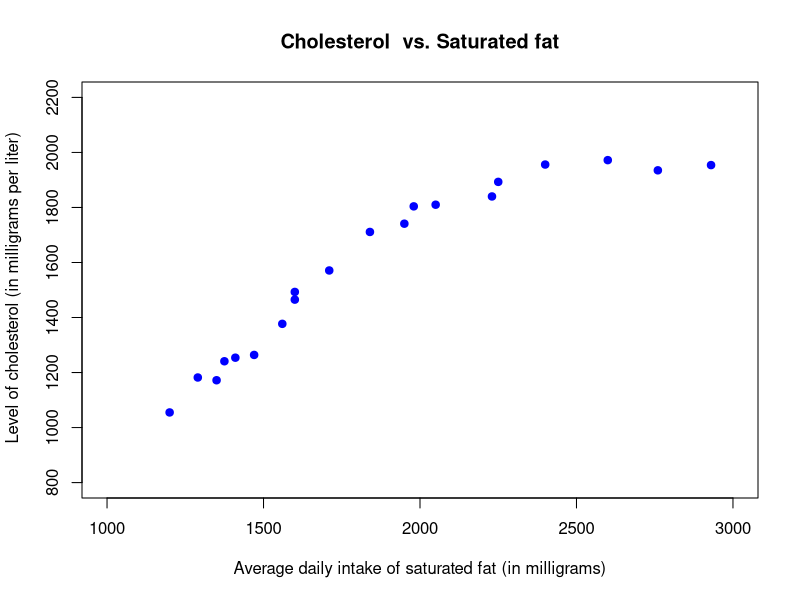
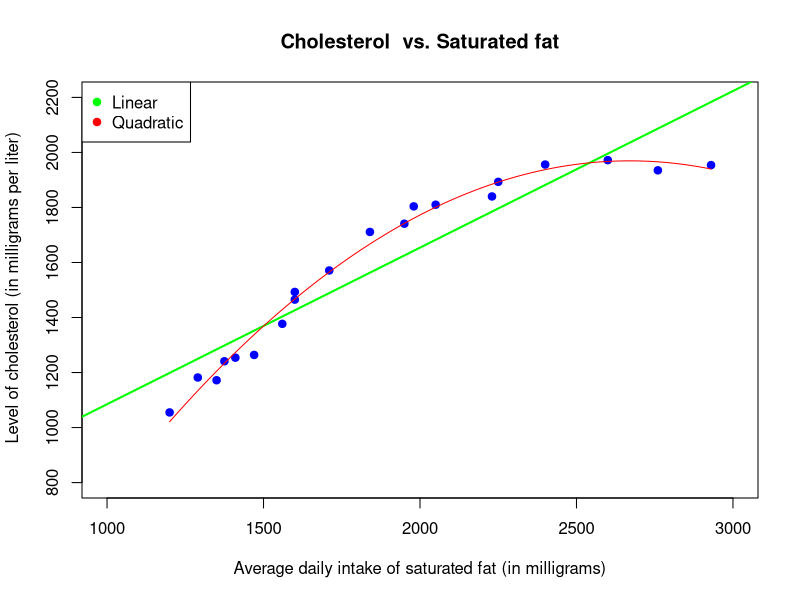
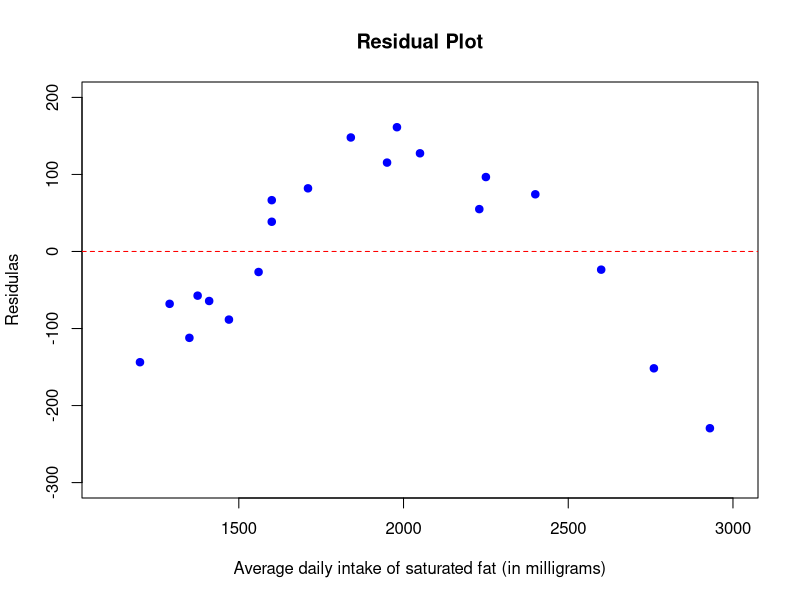
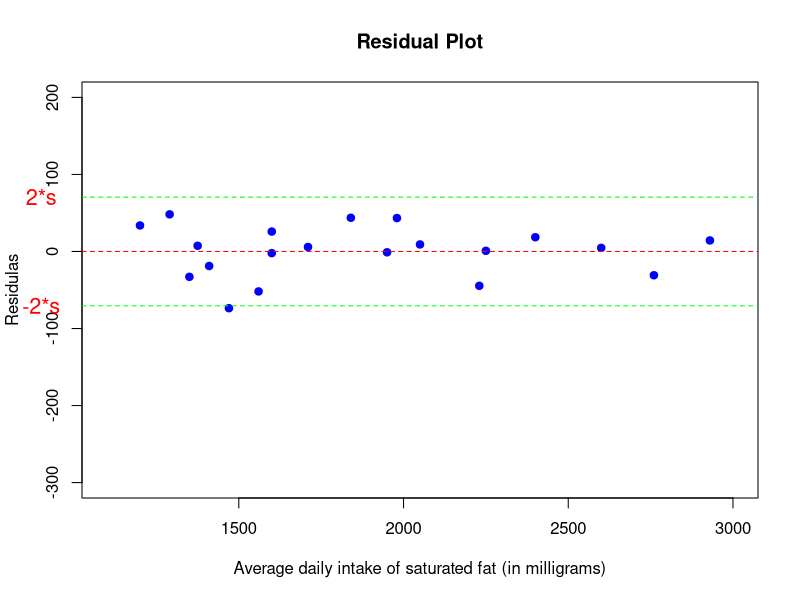
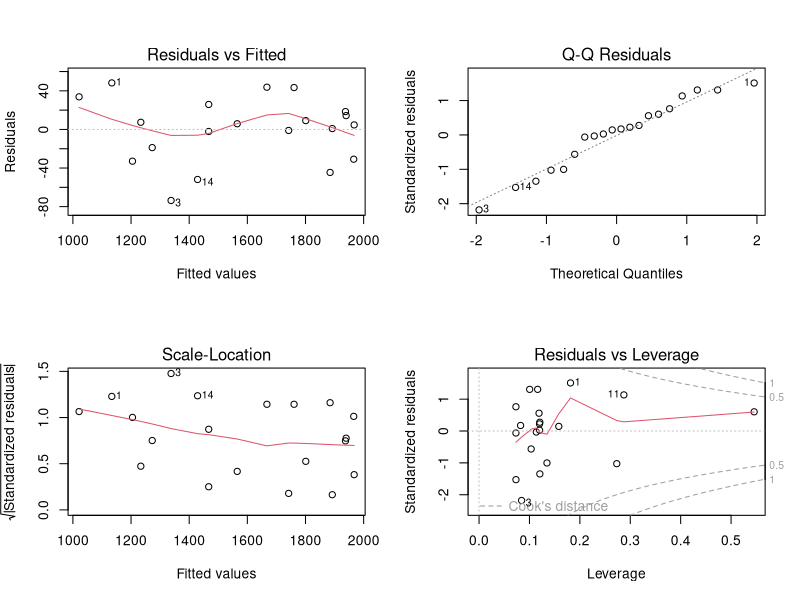
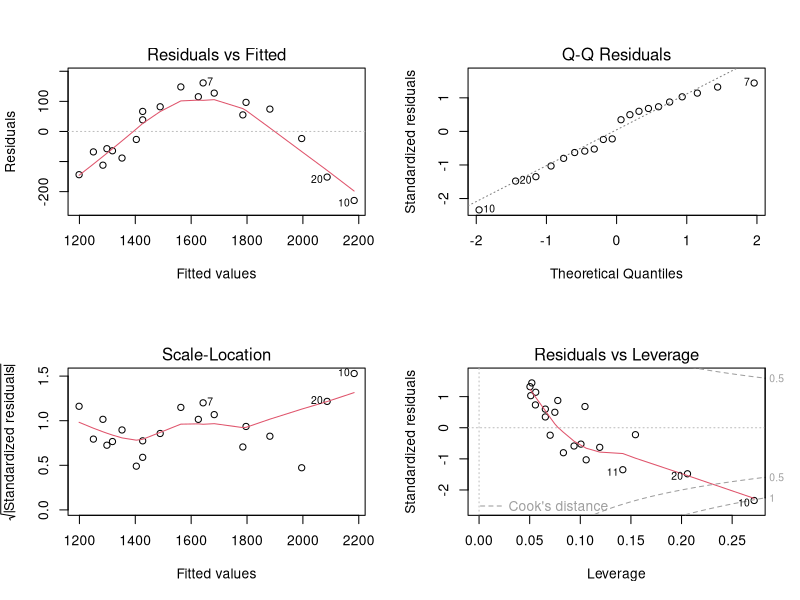
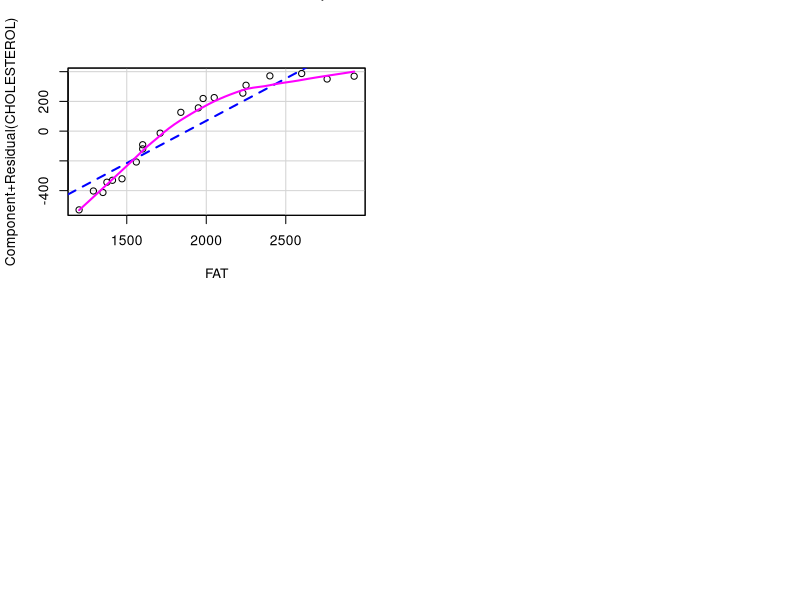
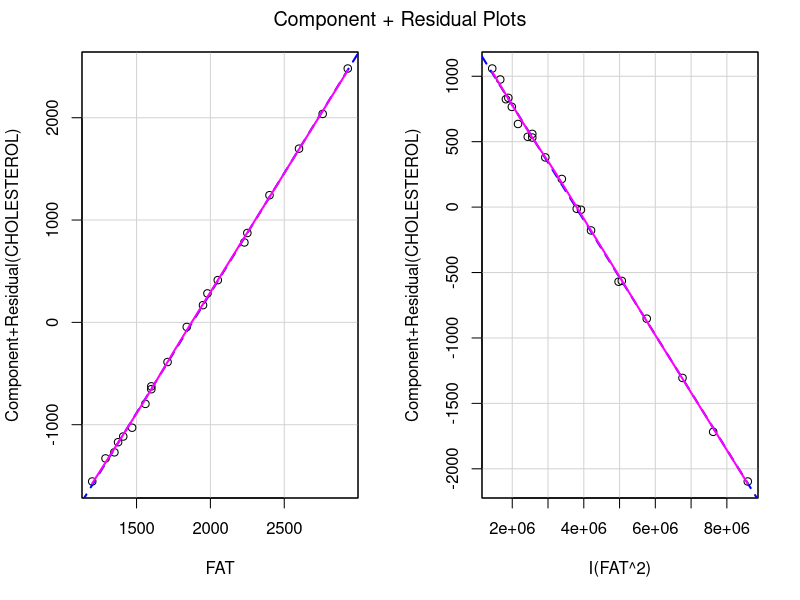

These charts were generated, in order, by the following R code:
## ---- chunk 1
knitr::opts_chunk$set(echo = TRUE)
## ---- chunk 2


OLYMPIC<-read.table("OLYMPIC.txt", header=TRUE)
attach(OLYMPIC)
head(OLYMPIC)

plot( x= FAT,y= CHOLESTEROL, main="Cholesterol  vs. Saturated fat",
      pch=19, col="blue",
      xlab = "Average daily intake of saturated fat (in milligrams)", 
      ylab = " Level of cholesterol (in milligrams per liter)",  ylim = c(800, 2200),  
      xlim = c(1000, 3000))
## ---- chunk 3
model1=lm(CHOLESTEROL~FAT,data = OLYMPIC)
summary(model1)
residuals(model1)
summary(residuals(model1))
anova(model1)

## ---- chunk 4

model2=lm(CHOLESTEROL~FAT + I(FAT^2),data = OLYMPIC)
summary(model2)
summary(residuals(model2))
anova(model2)

residuals(model2)
summary(residuals(model1))
## ---- chunk 5

plot( x= FAT,y= CHOLESTEROL, main="Cholesterol  vs. Saturated fat",
      pch=19, col="blue",
      xlab = "Average daily intake of saturated fat (in milligrams)", 
      ylab = " Level of cholesterol (in milligrams per liter)",  ylim = c(800, 2200),  
      xlim = c(1000, 3000))

abline(lm(CHOLESTEROL~FAT), col="Green", lty=1, lwd=2)
range(FAT)
QUAD<- seq(1200,2930,0.1)

lines(QUAD,predict(model2,newdata=data.frame(FAT=QUAD)),col="red")
legend("topleft", legend = c("Linear", "Quadratic"),pch=19, col = c("Green", "Red"))


## ---- chunk 6
##Residuals plot
plot(x=FAT, y=residuals(model1), 
     xlab = "Average daily intake of saturated fat (in milligrams)", ylab = "Residulas", 
     main = "Residual Plot",xlim=c(1100, 3000), ylim=c(-300, 200),pch=19, col="blue" )
abline(h=0, lty="dashed", col="red")

## ---- chunk 7
##Residuals plot
plot(x=FAT, y=residuals(model2), 
     xlab = "Average daily intake of saturated fat (in milligrams)", ylab = "Residulas", 
     main = "Residual Plot",xlim=c(1100, 3000), ylim=c(-300, 200),pch=19, col="blue" )
abline(h=0, lty="dashed", col="red")

s=summary(model2)$sigma

abline(h=2*s, lty="dashed", col="green")
abline(h=-2*s, lty="dashed", col="green")

text(x = 900, 
       y = 2*s, 
       "2*s", cex=1.3, col = "red", las = 1,
       xpd = TRUE)
text(x = 900, 
     y = -2*s, 
     "-2*s", cex=1.3, col = "red", las = 1,
     xpd = TRUE)

## ---- chunk 8

### Diagnostic plots including normal Q–Q plot, standardized residuals against leverage   
par(mfrow=c(2,2))
plot(model2)
par(mfrow=c(2,2))
plot(model1)
##Partial Residual plots
library(car)

crPlots(model1)
crPlots(model2)

## ---- chunk 9

COFFEE2 <- read.delim("COFFEE2.txt")
attach(COFFEE2)
head(COFFEE2)
## ---- chunk 10
Model1=lm(DEMAND~PRICE+AD)
summary(Model1)
anova(Model1)

## ---- chunk 11
##Residuals plot
plot(x=PRICE, y=residuals(Model1), 
     xlab = "Price (in dollars/pound) ", ylab = "Residuals", 
     main = "Residuals vs. Price",xlim=c(2.5, 5.5), ylim=c(-60, 100),pch=19, col="blue" )
abline(h=0, lty="dashed", col="red")

## ---- chunk 12
##Partial Residuals

partialRes=resid(Model1,type="partial")
head(partialRes)

###Partial Residual plots
termplot(Model1, partial.resid = TRUE,terms = "PRICE", col.res = "blue")
lm.P=lm(partialRes[,1]~PRICE)
coef(summary(lm.P))

##or
library(car)

crPlots(Model1)

## ---- chunk 13
##Transformation
x1=1/PRICE

Model2=lm(DEMAND~x1+AD)
summary(Model2)

###Partial Residual plots
termplot(Model2, partial.resid = TRUE,terms = "x1", col.res = "blue")
crPlots(Model2)


## ---- chunk 14
##Residuals plot

range(x1)
plot(x=x1, y=residuals(Model2), 
     xlab = "1/Price ", ylab = "Residuals", 
     main = "Residuals vs. Price",xlim=c(0.18,0.39), ylim=c(-60, 100),pch=19, col="blue" )
abline(h=0, lty="dashed", col="red")

## ---- chunk 15

SOCWORK = read.table("SOCWORK.txt", header=TRUE)
attach(SOCWORK)
head(SOCWORK)
## ---- chunk 16

par(mfrow=c(1,2))
plot( x= EXP,y= SALARY, main="Salary  vs. Years of Experience",
      pch=19, col="blue",
      xlab = "Experience (in years)", 
      ylab = " Salary (in dollars)",  ylim = c(10000, 110000),  
      xlim = c(0, 30))
Model4=lm(SALARY~EXP+I(EXP^2))
summary(Model4)

plot(x=fitted(Model4), y=residuals(Model4), 
     xlab = "Fitted Values ", ylab = "Residuals", 
     main = "Residuals vs. Fitted values; Quadratic Model",xlim=c(20000, 85000), ylim=c(-20000, 25000),
     pch=19, col="blue" )
abline(h=0, lty="dashed", col="red")

## ---- chunk 17

ModelFirst=lm(SALARY~EXP)
summary(ModelFirst)

plot(x=fitted(ModelFirst), y=residuals(ModelFirst), 
     xlab = "Fitted Values ", ylab = "Residuals", 
     main = "Residuals vs. Fitted values; Model First",
     pch=19, col="blue" )
abline(h=0, lty="dashed", col="red")

## ---- chunk 18
##ln(y)
y=log(SALARY)
Model5=lm(y~EXP+I(EXP^2))
summary(Model5)

## ---- chunk 19
plot(x=fitted(Model5), y=residuals(Model5), 
     xlab = "Fitted Values ", ylab = "Residuals", 
     main = "Residuals vs. Fitted values (y=log(salary))",xlim=c(9.8, 11.4), ylim=c(-0.5, 0.5),
     pch=19, col="blue" )
abline(h=0, lty="dashed", col="red")

## ---- chunk 20
##ln(y) first order model
Model6=lm(y~EXP)
summary(Model6)
plot(x=fitted(Model6), y=residuals(Model6), 
     xlab = "Fitted Values ", ylab = "Residuals", 
     main = "Residuals vs. Fitted values (y=log(salary))",
     pch=19, col="blue",xlim=c(9.8, 11.3), ylim=c(-0.5, 0.5) )
abline(h=0, lty="dashed", col="red")


## ---- chunk 21
###Normality

par(mfrow=c(1,2))
hist(Model5$residuals)
stem(Model5$residuals,scale=2)
qqnorm(Model5$residuals, main = "Normal Q-Q Plot for Residuals")
qqline(residuals(Model5))

## ---- chunk 22
###Normality

par(mfrow=c(1,2))
hist(Model6$residuals)
stem(Model6$residuals,scale=2)
qqnorm(Model6$residuals, main = "Normal Q-Q Plot for Residuals")
qqline(residuals(Model6))

## ---- chunk 23

FASTFOOD = read.table("FASTFOOD.txt", header=TRUE)
attach(FASTFOOD)
head(FASTFOOD)
table(CITY)

x1=ifelse(FASTFOOD$CITY=="1", 1, 0)
x2=ifelse(FASTFOOD$CITY=="2", 1, 0)
x3=ifelse(FASTFOOD$CITY=="3", 1, 0)

FASTDUMMY=data.frame(SALES=FASTFOOD$SALES,TRAFFIC=FASTFOOD$TRAFFIC,x1, x2,x3, CITY = FASTFOOD$CITY)
detach(FASTFOOD)
attach(FASTDUMMY)
head(FASTDUMMY)

## ---- chunk 24

plot(x=TRAFFIC, y=SALES)
## ---- chunk 25

#Model with TRAFFIC only
M1=lm(SALES~TRAFFIC)
summary(M1)
#Model with both Variables
M2=lm(SALES~TRAFFIC+factor(CITY))
summary(M2)

#or

M22=lm(SALES~TRAFFIC+x1 +x2+x3)

summary(M22)

## ---- chunk 26

##Residuals plot
plot(y=rstandard(M22), x=TRAFFIC,
     xlab = "Traffic flow (in thousands of cars)", ylab = "Standardized Residual", 
     main = "Standardized Residuals vs. TRAFFIC",ylim=c(-4, 6), xlim=c(20, 100), pch=19, col="blue" )
abline(h=-3, lty="dashed", col="red")
abline(h=3, lty="dashed", col="red")
abline(h=0, lty="dashed", col="red")

#identify(y=rstandard(M22), x=TRAFFIC)
FASTDUMMY[13,]

## ---- chunk 27


plot(y=rstandard(M22), x=CITY,
     xlab = "CITY", ylab = "Standardized Residual", 
     main = "Standardized Residuals vs. CITY",ylim=c(-4, 6), xlim=c(1,5), pch=19, col="blue" )
abline(h=-3, lty="dashed", col="red")
abline(h=3, lty="dashed", col="red")
abline(h=0, lty="dashed", col="red")
identify(y=rstandard(M22), x=CITY)

#Plot without the 13 observation
plot(TRAFFIC[-13], SALES[-13], ylim=c(-10,80))

FASTDUMMY[13,]
## ---- chunk 28

leverage <- round(hatvalues(M22),3)
StanRes <- round(rstandard(M22),3)
residual <- round(M22$residuals,3)
cd <- round(cooks.distance(M22),3)
Rstudent=round(rstudent(M22),3)
A=cbind(SALES,TRAFFIC,leverage,residual,StanRes, cd,Rstudent )

A
B=data.frame(A)
## ---- chunk 29
#Cutoff for Detecting Influence with Leverage
n=length(TRAFFIC)
cutL=2*(4+1)/n
which(B$leverage >cutL)

#Cook’s Distance Cutoff

cutCD=4/(n-4-1)

which(B$cd >cutCD)

subset(B,B$cd >cutCD&B$leverage >cutL)

A[24,]
A[13,]

## ---- chunk 30
plot(cd,main="Cook’s Distance", xlab="Observation", ylab="Cook’s Distance Cutoff
")
abline(h=cutCD, lty="dashed", col="red")
## ---- chunk 31
####correct y-value

FASTDUMMY[13,1]=8.2
FASTDUMMY[13,]
View(FASTDUMMY)
ModelFastC=lm(SALES~TRAFFIC+x1 +x2+x3, data=FASTDUMMY)
summary(ModelFastC)
## ---- chunk 32

##Residuals plot

plot(y=rstandard(ModelFastC), x=TRAFFIC,
     xlab = "Traffic flow (in thousands of cars)", ylab = "Standardized Residual", 
     main = "Standardized Residuals vs. TRAFFIC",ylim=c(-4, 4), xlim=c(20, 100), pch=19, col="blue" )
abline(h=-3, lty="dashed", col="red")
abline(h=3, lty="dashed", col="red")
abline(h=0, lty="dashed", col="red")
## ---- chunk 33

M3=lm(SALES[-13]~TRAFFIC[-13]+factor(CITY)[-13])
summary(M3)

plot(x=TRAFFIC, y=SALES,ylim=c(-10,90))
plot(x=TRAFFIC, y=SALES,
     xlab = "TRAFFIC", ylab = "SALES", 
     main = "SALES vs. TRAFFIC",ylim=c(-10, 85), xlim=c(15,100), pch=19, col="blue" )
abline(M22,col="red")
abline(M3,col="green")
abline(ModelFastC,col="blue")

abline(M1,col="yellow")

legend("topleft", legend = c("With observation 13","Without observation 13", "Corrected observation", "Only TRAFFIC"), 
       col = c("red", "green","blue","yellow"), lty=1:1, cex = 0.8)

